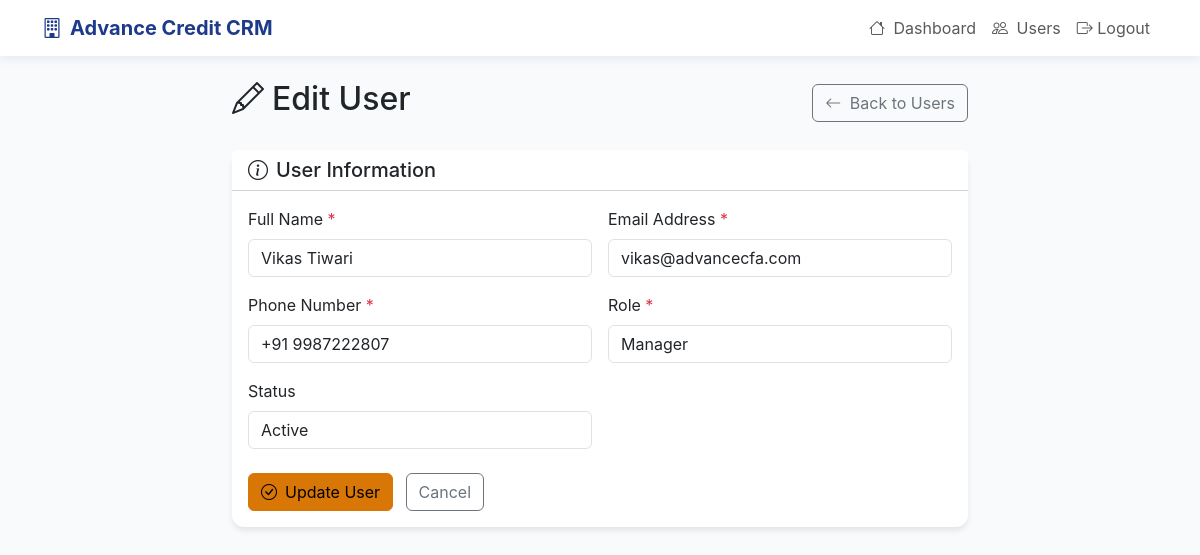
/crm/users/2/edit (signed in), run on an earlier commit of the app's database.
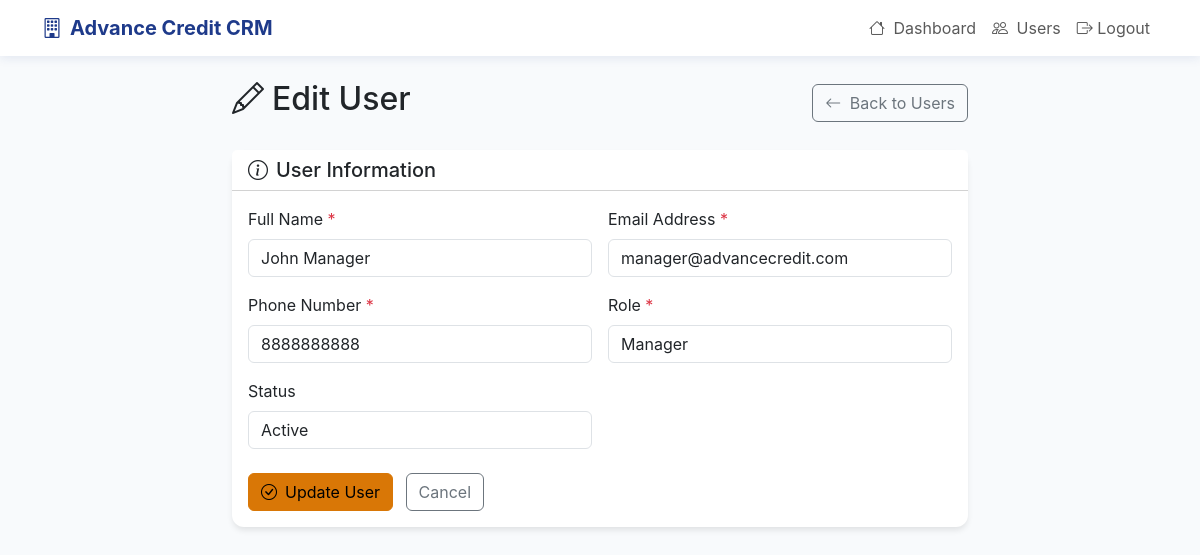
And on a later commit of the database.
### src/shared/crm_models.py (models this page shows)
class User(CRMBase):
    __tablename__ = "users"
    user_id = Column(Integer, primary_key=True, index=True)
    name = Column(String(128), nullable=False)
    email = Column(String(128), unique=True, nullable=False)
    phone = Column(String(32), unique=True, nullable=False)
    password_hash = Column(String(128), nullable=False)
    role = Column(String(32), default="employee")  # 'employee', 'manager', 'admin'
    is_active = Column(Boolean, default=True)
    created_at = Column(DateTime, server_default=func.now())
    employee = relationship("Employee", back_populates="user", uselist=False)

### src/crm/routes.py (the view)
@router.get("/users/{user_id}/edit", response_class=HTMLResponse)
def user_edit_get(request: Request, user_id: int, db: Session = Depends(get_db)):
    current_user_id = request.session.get("user_id")
    if not current_user_id:
        return RedirectResponse("/crm/unauthorized", status_code=status.HTTP_302_FOUND)
    current_user = db.query(User).filter(User.user_id == current_user_id).first()
    if not current_user or current_user.role != "admin":
        return RedirectResponse("/crm/unauthorized", status_code=status.HTTP_302_FOUND)
    user = db.query(User).filter(User.user_id == user_id).first()
    if not user:
        raise HTTPException(status_code=404, detail="User not found")
    return templates.TemplateResponse("user_edit.html", {"request": request, "user": user, "error": None})

### src/crm/templates/user_edit.html (shortened to what the changed rows need)
<!DOCTYPE html>
<html lang="en">
<head>
    <link href="https://cdn.jsdelivr.net/npm/bootstrap@5.3.0/dist/css/bootstrap.min.css" rel="stylesheet">
    <link rel="stylesheet" href="https://cdn.jsdelivr.net/npm/bootstrap-icons@1.11.1/font/bootstrap-icons.css">
</head>
<body>
    <div class="container mt-4">
        <div class="row justify-content-center">
            <div class="col-lg-8">
                <div class="d-flex justify-content-between align-items-center mb-4">
                    <h2><i class="bi bi-pencil me-2"></i>Edit User</h2>
                </div>
                <div class="card">
                    <div class="card-body">
                        <form method="post" action="/crm/users/{{ user.user_id }}/edit">
                            <div class="row g-3">
                                <div class="col-md-6">
                                    <label for="name" class="form-label">Full Name <span class="text-danger">*</span></label>
                                    <input type="text" class="form-control" id="name" name="name" value="{{ user.name }}" required>
                                </div>
                                <div class="col-md-6">
                                    <label for="email" class="form-label">Email Address <span class="text-danger">*</span></label>
                                    <input type="email" class="form-control" id="email" name="email" value="{{ user.email }}" required>
                                </div>
                                <div class="col-md-6">
                                    <label for="phone" class="form-label">Phone Number <span class="text-danger">*</span></label>
                                    <input type="tel" class="form-control" id="phone" name="phone" value="{{ user.phone }}" required>
                                </div>
                                <div class="col-md-6">
                                    <label for="role" class="form-label">Role <span class="text-danger">*</span></label>
                                    <select class="form-control" id="role" name="role" required>
                                        <option value="manager" {% if user.role == 'manager' %}selected{% endif %}>Manager</option>
                                    </select>
                                </div>
                                <div class="col-md-6">
                                    <label for="is_active" class="form-label">Status</label>
                                    <select class="form-control" id="is_active" name="is_active">
                                        <option value="true" {% if user.is_active %}selected{% endif %}>Active</option>
                                    </select>
                                </div>
                            </div>
                        </form>
                    </div>
                </div>
            </div>
        </div>
    </div>
</body>
</html>

What changed in the data, as far as the page shows it:
changed User "Manager": name "Vikas Tiwari" → "John Manager"; email "vikas@advancecfa.com" → "manager@advancecredit.com"; phone "+91 9987222807" → "8888888888"
